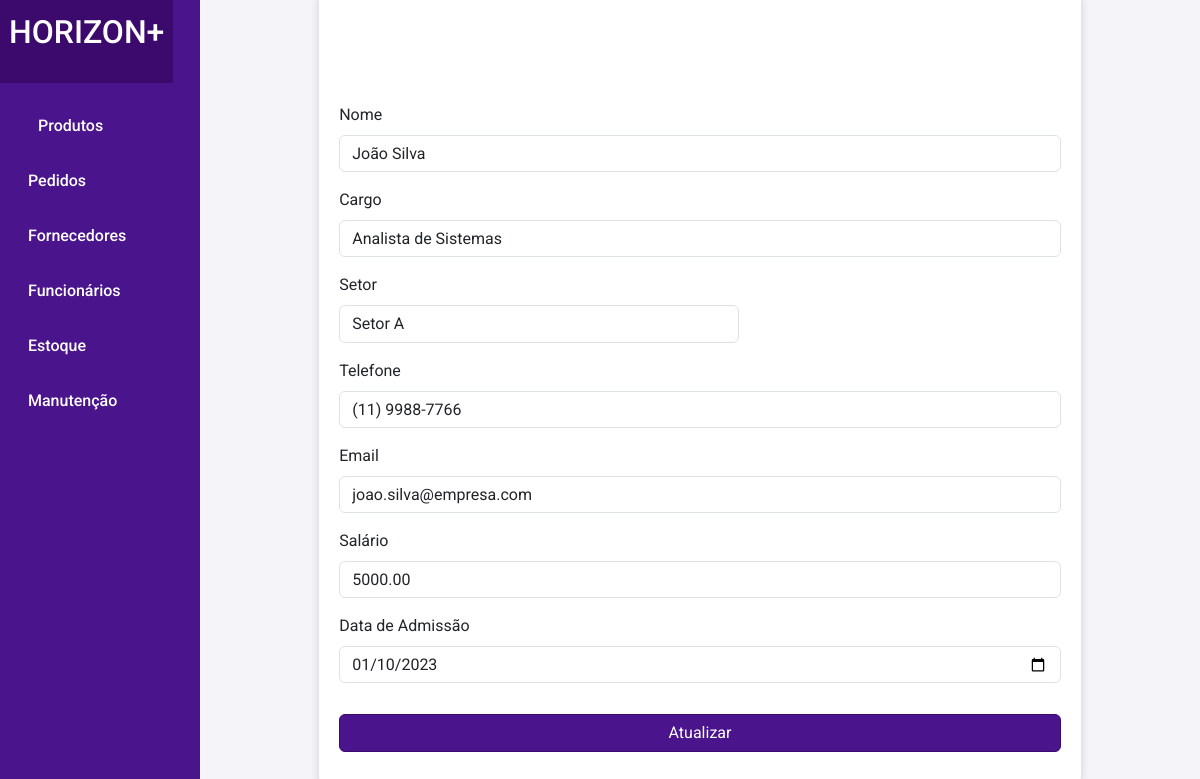
The page /update_funcionarios.php?id=1 on the database its author committed.
### tables this page shows
CREATE TABLE IF NOT EXISTS funcionarios (
    funcionario_id INT(11) AUTO_INCREMENT PRIMARY KEY,
    nome VARCHAR(100) NOT NULL,
    cargo VARCHAR(50) NOT NULL,
    setor_id INT NOT NULL,
    telefone VARCHAR(20),
    email VARCHAR(100) NOT NULL,
    data_admissao DATE NOT NULL,
    salario VARCHAR(20),
    metodo_pagamento VARCHAR(500),
    FOREIGN KEY (setor_id) REFERENCES setores(setor_id)
);

CREATE TABLE IF NOT EXISTS setores (
    setor_id INT(11) AUTO_INCREMENT PRIMARY KEY,
    nome VARCHAR(100) NOT NULL,
    descricao TEXT
);

### update_funcionarios.php (the view, shortened to what this page needs)
<?php
include 'config.php';
if (isset($_GET['id'])) {
    $id = $_GET['id'];
    $sql = "SELECT * FROM funcionarios WHERE funcionario_id = :id";
    $stmt = $conn->prepare($sql);
    $stmt->bindParam(':id', $id, PDO::PARAM_INT);
    $stmt->execute();
    $row = $stmt->fetch(PDO::FETCH_ASSOC);
    $sql_setores = "SELECT * FROM setores";
    $stmt_setores = $conn->prepare($sql_setores);
    $stmt_setores->execute();
    $result_setores = $stmt_setores->fetchAll(PDO::FETCH_ASSOC);
} else {
    echo "ID não encontrado.";
    exit();
}
?>
<!DOCTYPE html>
<html lang="pt-br">
<head>
    <link rel="stylesheet" href="src/css/styles.css">
    <link href="https://cdn.jsdelivr.net/npm/bootstrap@5.3.3/dist/css/bootstrap.min.css" rel="stylesheet">
</head>
<body>
    <div class="container-fluid">
        <div class="row">
        <nav class="col-md-2 d-none d-md-block bg-purple sidebar">
                <div class="logo text-center py-4">
                    <h2>HORIZON+</h2>
                </div>
                <div class="sidebar-sticky">
                    <ul class="nav flex-column">
                        <li class="nav-item">
                            <a class="nav-link active" href="produtos.php">
                                <span>Produtos</span>
                            </a>
                        </li>
                        <li class="nav-item"><a class="nav-link" href="pedidos.php"><i class="bi bi-basket2-fill icon-large"></i> Pedidos</a></li>
                        <li class="nav-item"><a class="nav-link" href="fornecedores.php"><i class="bi bi-people-fill icon-large"></i> Fornecedores</a></li>
                        <li class="nav-item"><a class="nav-link" href="funcionarios.php"><i class="bi bi-person-badge-fill icon-large"></i> Funcionários</a></li>
                        <li class="nav-item"><a class="nav-link" href="estoque.php"><i class="bi bi-box-fill icon-large"></i> Estoque</a></li>
                        <li class="nav-item"><a class="nav-link" href="manutencao.php"><i class="bi bi-pc-display-horizontal icon-large"></i> Manutenção</a></li>
                    </ul>
                </div>
            </nav>
            <main role="main" class="col-md-9 ml-sm-auto col-lg-10 px-md-4">
<div class="container">
    <h2 class="mt-5">Atualizar Funcionário</h2>
    <form action="?id=<?php echo $row['funcionario_id']; ?>" method="post">
        <div class="mb-3">
            <label for="nome" class="form-label">Nome</label>
            <input type="text" name="nome" class="form-control" id="nome" value="<?php echo $row['nome']; ?>" required>
        </div>
        <div class="mb-3">
            <label for="cargo" class="form-label">Cargo</label>
            <input type="text" name="cargo" class="form-control" id="cargo" value="<?php echo $row['cargo']; ?>" required>
        </div>
        <div class="mb-3">
            <label for="setor" class="form-label">Setor</label>
            <select class="form-control" id="setor_id" name="setor" required>
                <?php foreach ($result_setores as $setor) { ?>
                    <option value="<?= $setor['setor_id'] ?>" <?php if ($setor['setor_id'] == $row['setor_id']) echo 'selected'; ?>>
                        <?= $setor['nome'] ?>
                    </option>
                <?php } ?>
            </select>
        </div>
        <div class="mb-3">
            <label for="telefone" class="form-label">Telefone</label>
            <input type="text" name="telefone" class="form-control" id="telefone" value="<?php echo $row['telefone']; ?>" required>
        </div>
        <div class="mb-3">
            <label for="email" class="form-label">Email</label>
            <input type="email" name="email" class="form-control" id="email" value="<?php echo $row['email']; ?>" required>
        </div>
        <div class="mb-3">
            <label for="salario" class="form-label">Salário</label>
            <input type="text" name="salario" class="form-control" id="salario" value="<?php echo $row['salario']; ?>" required>
        </div>
        <div class="mb-3">
            <label for="data_admissao" class="form-label">Data de Admissão</label>
            <input type="date" name="data_admissao" class="form-control" id="data_admissao" value="<?php echo $row['data_admissao']; ?>" required>
        </div>
        <button type="submit" class="btn btn-primary">Atualizar</button>
    </form>
</div>
                </main>
</body>
</html>

### src/css/styles.css (style rules this page uses)
:root { --bg-purple: #4A148C; --depp-purple: #3c096c; --text-white: #fff; --font-size-logo: 1.5rem; --font-weight-bold: bold; --font-size-base: 0.875rem; --padding-top-sidebar: 0; --margin-bottom-logo: 20px; --icon-size-small: 16px; --icon-size-medium: 24px; --icon-size-large: 32px; }
body { font-size: var(--font-size-base); }
select { width: 400px !important; }
.sidebar { background-color: var(--bg-purple); height: auto; padding-top: var(--padding-top-sidebar); }
.sidebar .logo { position: relative; text-align: center; color: var(--text-white); font-size: var(--font-size-logo); font-weight: bolder; padding: 15px; margin: 0; margin-left: -15px; width: 100%; max-width: 100%; background-color: var(--deep-purple); }
.sidebar .nav-link { color: var(--text-white); font-weight: 500; display: flex; align-items: center; margin-top: 15px; }
.sidebar .nav-link.active { color: var(--text-white); }
.sidebar .nav-link span { margin-left: 10px; }
.sidebar-sticky { position: -webkit-sticky; position: sticky; top: 0; height: calc(100vh - 48px); padding-top: 0.5rem; overflow-x: hidden; overflow-y: auto; }
input { display: block; height: 37px; border: 1px solid #ccc; border-radius: 4px; padding: 4px 10px; }
@media (max-width: 1200px) { .sidebar .logo { font-size: calc(var(--font-size-logo) * 0.9); padding: 12px; } }

### update_funcionarios.php (style rules this page uses)
:root { --bg-purple: #4A148C; --deep-purple: #3c096c; --text-white: #fff; --border-color: #ddd; --action-edit: #4CAF50; --action-delete: #E53935; }
body { font-family: 'Roboto', sans-serif; background-color: #f4f4f9; display: flex; justify-content: center; align-items: center; height: 100vh; margin: 0; flex-direction: column; }
.container { width: 80%; max-width: 1200px; padding: 20px; background-color: white; box-shadow: 0 2px 10px rgba(0, 0, 0, 0.15); border-radius: 12px; margin-bottom: 20px; }
h2 { font-weight: 500; color: white; text-align: center; }
.btn-primary { margin-top: 2%; margin-left: 0%; width: 100%; background-color: var(--bg-purple); border-color: var(--depp-purple); }

### rows shown on the page
funcionarios: nome "João Silva", cargo "Analista de Sistemas", setor "Setor A", telefone "(11) 9988-7766", email "joao.silva@empresa.com", salario "5000.00", data_admissao "01/10/2023"
